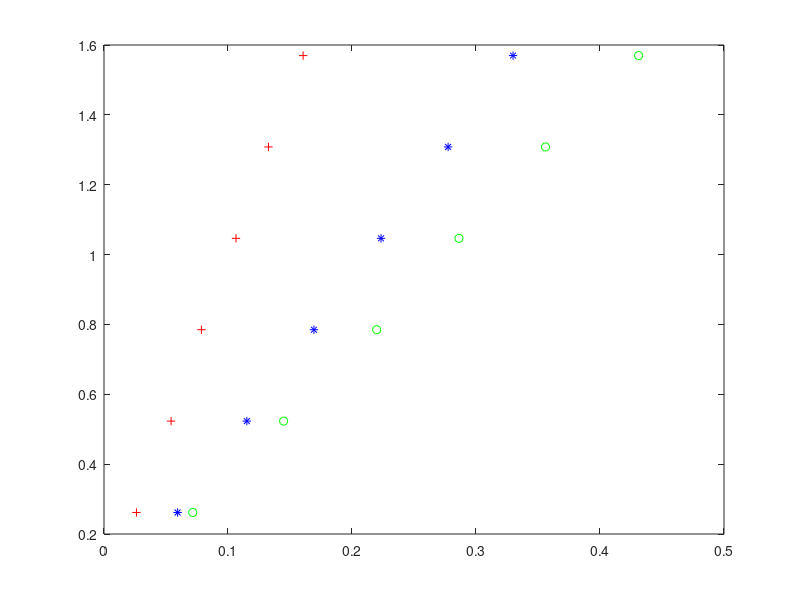

Recreate this plot in MATLAB. (Note: this script raises an error after producing the figure.)
function Torsion_Lab
%%%
%%% -- Setup -- %%%
%%%
%mass added to pulley in g
load = [20,40,60,80,100,120];

%Diameter & length of shaft
D = .125; %in.
L = 23.75; %in.

% Angular displacement data in degrees
ss = [1.5,3.1,4.5,6.1,7.6,9.2];
ss_off = 0;
al = [4.1,8.3,12.6,16.4,20.4,24.7];
al_off = 0;
br = [3.3,6.5,9.6,12.7,15.8,18.8];
br_off = -.1;

%%%
%%% -- Initial Calcs -- %%%
%%%
% Vectors of angular displacement in radians accounting for offset
ss = deg_to_rad(offset(ss,ss_off));
al = deg_to_rad(offset(al,al_off));
br = deg_to_rad(offset(br,br_off));

disp('SS')
disp(ss)
disp('Al')
disp(al)
disp('Br')
disp(br)

%%% Error in measurement of the DLAG
del_p = deg_to_rad(.05);

disp('Uncertainty')
disp(del_p)

%%% Vector of force computed from loads applied
T = applied_torque(load);


%%%
%%% -- Plotting Torque vs Angular Displacement -- %%%
%%%
[m_ss,m_al,m_br] = plot_data(ss,al,br,T,del_p);

%Display the polar moment of inertia
J = polar_moment(D);

% Calculate the modulus
[G_ss,G_al,G_br] = modulus(J,L,m_ss,m_al,m_br);



function [G_ss,G_al,G_br] = modulus(J,L,m_ss,m_al,m_br)
G_ss = m_ss * L / J;
G_al = m_al * L / J;
G_br = m_br * L / J;

fprintf('G for SS: %.2f\nG for Al: %.2f\nG for br: %.2f\n',G_ss,G_al,G_br)

function pol = polar_moment(D)
pol = pi*D^4/32;
fprintf('The polar moment of inerita is: %.3e\n',pol)


function [m_ss,m_al,m_br] = plot_data(ss,al,br,T,del_p)
figure('Name','Angle of Rotation vs Torque Applied')
plot(ss,T,'r+',al,T,'go',br,T,'b*')

%Uncertainty dots
hold on
%plot(ss+del_p,T,'k:',ss-del_p,T,'k:',al+del_p,T,'k:',al-del_p,T,'k:',br+del_p,T,'k:',br-del_p,T,'k:','HandleVisibility','off','MarkerSize',9)

% linear fit for steel
lin_ss = fitlm(ss,T,'linear');
b_ss = table2array(lin_ss.Coefficients(1,'Estimate'));
m_ss = table2array(lin_ss.Coefficients(2,'Estimate'));
ss_fit = ss .* m_ss + b_ss;

% linear fit for aluminum
lin_al = fitlm(al,T,'linear');
b_al = table2array(lin_al.Coefficients(1,'Estimate'));
m_al = table2array(lin_al.Coefficients(2,'Estimate'));
al_fit = al .* m_al + b_al;

% linear fit for brass
lin_br = fitlm(br,T,'linear');
b_br = table2array(lin_br.Coefficients(1,'Estimate'));
m_br = table2array(lin_br.Coefficients(2,'Estimate'));
br_fit = br .* m_br + b_br;

% plotting the linear fits
hold on
plot(ss,ss_fit,'r',al,al_fit,'g',br,br_fit,'b')
hold on
%plot(ss+del_p,ss_fit,'k:',ss-del_p,ss_fit,'k:',al+del_p,al_fit,'k:',al-del_p,al_fit,'k:',br+del_p,br_fit,'k:'...
%    ,br-del_p,br_fit,'k:','HandleVisibility','off')

% Plot tweaks
ss_leg = sprintf('T_s_s=%.2f\\phi+%.3f',m_ss,b_ss);
al_leg = sprintf('T_a_l=%.2f\\phi+%.3f',m_al,b_al);
br_leg = sprintf('T_b_r=%.2f\\phi+%.3f',m_br,b_br);
legend('304 SS','2011-T3 Al','360 Brass',ss_leg,al_leg,br_leg,'Location','southeast')
ylim([0 max(T)+.1])
xlim([0 max([ss,al,br]+.025)])
ylabel('Torque (in-lb)')
xlabel('\phi (radians)')
title('T vs \phi')

fprintf('The Spring Constants are as follows:\nSS: %.3f\nAl: %.3f\nBr: %.3f\n',m_ss,m_al,m_br)


figure('Name','Steel')
plot(ss,ss_fit,'b',ss,T,'k.','MarkerSize',15)
hold on
plot(ss+del_p,ss_fit,'k:')
hold on
plot(ss-del_p,ss_fit,'k:','HandleVisibility','off')
title('T vs \phi for 304 SS')
xlabel('\phi (radians)')
ylabel('Torque (in-lb)')
legend(ss_leg,'304 SS','Error Estimate','Location','northwest')

figure('Name','Aluminum')
plot(al,al_fit,'b',al,T,'k.','MarkerSize',15)
hold on
plot(al+del_p,al_fit,'k:')
hold on
plot(al-del_p,al_fit,'k:','HandleVisibility','off')
title('T vs \phi for 2011-T3 Al')
xlabel('\phi (radians)')
ylabel('Torque (in-lb)')
legend(al_leg,'2011-T3 Al','Error Estimate','Location','northwest')

figure('Name','Brass')
plot(br,br_fit,'b',br,T,'k.','MarkerSize',15)
hold on
plot(br+del_p,br_fit,'k:')
hold on
plot(br-del_p,br_fit,'k:','HandleVisibility','off')
title('T vs \phi for 360 Brass')
xlabel('\phi (radians)')
ylabel('Torque (in-lb)')
legend(br_leg,'360 Brass','Error Estimate','Location','northwest')



function torque = applied_torque(load)
force = load ./ 1000 .* 9.8 .* .224808943;
torque = force .* (11.875/2);
disp('Torques')
disp(torque)

function out = offset(vec,off)
out = vec - off;

function rad = deg_to_rad(deg)
rad = deg .* pi ./ 180;








